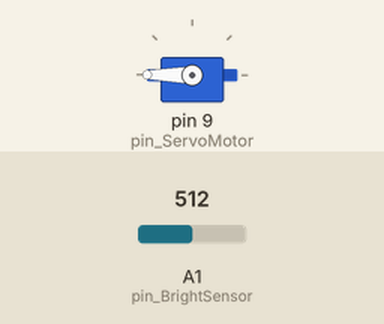
Bench run of a sketch on a simulated Arduino Uno, built with avr-gcc and run on an emulated ATmega328P. On the bench: servo. The test bench sets the inputs (shaded band); at power-on: A1 (pin_BrightSensor) = 512.

Above: at 1.2 s.
1.3 s: A1 (pin_BrightSensor) set to 44
2.8 s: A1 (pin_BrightSensor) set to 36
At 3.7 s:
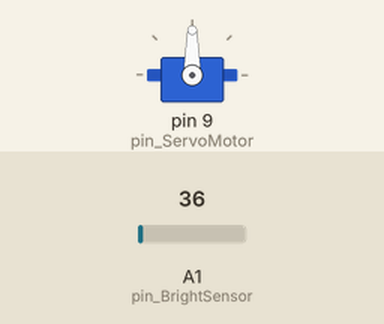
4.3 s: A1 (pin_BrightSensor) set to 122
At 4.9 s:
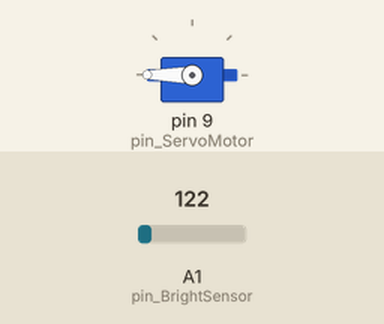
5.8 s: A1 (pin_BrightSensor) set to 30
At 7.2 s:
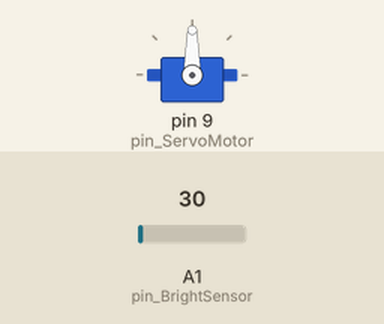
Timing chart, 0 to 8.3 s (numbered marks = the images above; inputs shaded):
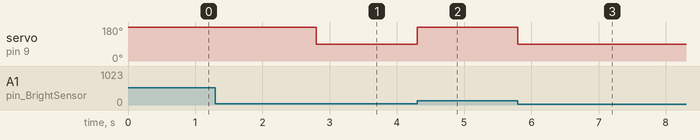

The sketch:

WithBrightSensor.ino
```cpp
//---------초기 선언들---------
#include <Servo.h>

//입출력 핀들
const int pin_BrightSensor = A1; //조도센서를 감지할 핀

const int pin_ServoMotor = 9; //서보모터 제어할 핀

//변수들

int flag_servo = LOW;

//상수들
const int threshold_bright = 40;

//구조체들

Servo servo0;

//---------기능 함수들---------

//---------메인 함수들---------
void setup() {

  //사용할 핀들의 용도를 제어/감지로 설정함
  pinMode(pin_BrightSensor, INPUT);
  servo0.attach(pin_ServoMotor);
}

void loop() {

  //서보모터에게 현재 제어상태를 적용함
  if (flag_servo == HIGH)
  {
    servo0.write(90);
  }
  else
  {
    servo0.write(180);
  }
  //조도센서의 상태에따라 서보모터제어상태를 바꿈
  if (analogRead(pin_BrightSensor) < threshold_bright)
  {
    flag_servo = HIGH;
  }
  else
  {
    flag_servo = LOW;
  }
}
```

Measured:
- the behaviour switches between 40 and 39 on A1 (pin_BrightSensor) (found by bisection; images 0 and 1)
- after the input at 1.3 s, every drawn part: stays the same
- after the input at 2.8 s, servo on pin 9 (pin_ServoMotor): 180° → 90° at once
- after the input at 4.3 s, servo on pin 9 (pin_ServoMotor): 90° → 180° at once
- after the input at 5.8 s, servo on pin 9 (pin_ServoMotor): 180° → 90° at once
